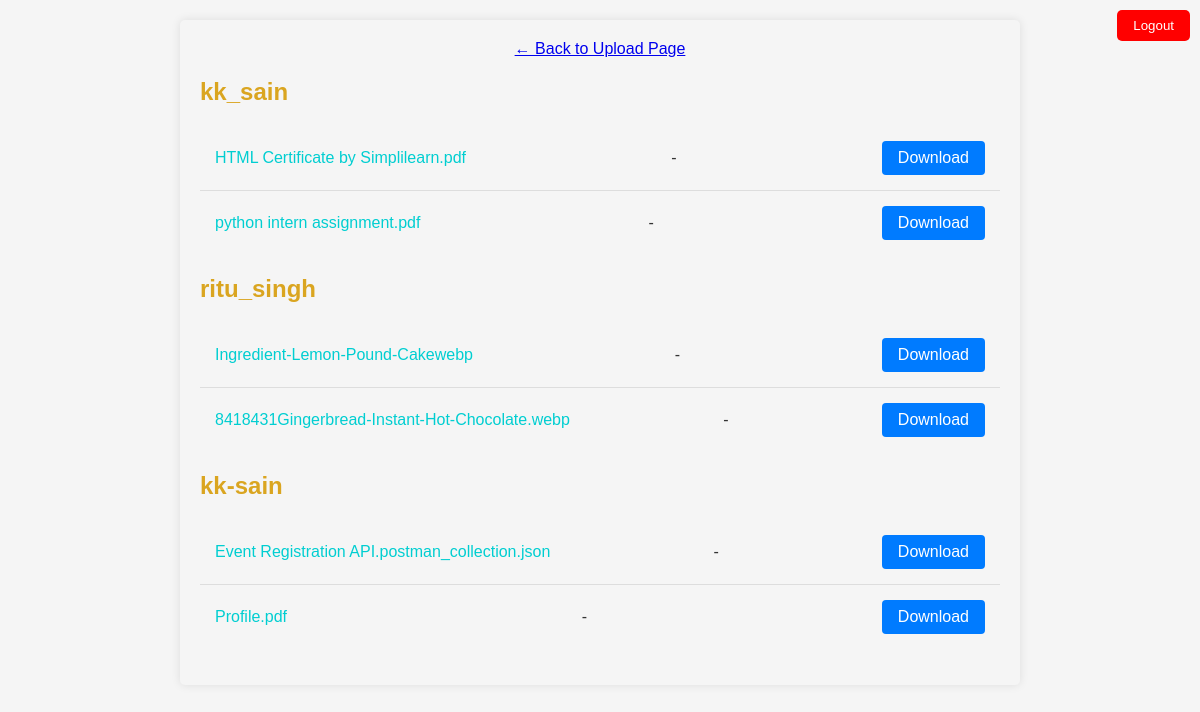
/files/ (signed in), run on the app's committed database.
### file_manager/models.py (models this page shows, shortened)
class UploadedFile(models.Model):
    user = models.ForeignKey(User, on_delete=models.CASCADE)
    name = models.CharField(max_length=255)
    file = models.FileField()
    uploaded_at = models.DateTimeField(auto_now_add=True)

### file_manager/views.py (the view)
# urls.py: path('files/', file_list, name='file_list'),
@login_required
def file_list(request):
    users = User.objects.all()
    users_with_files = {}
    for user in users:
        files = UploadedFile.objects.filter(user=user)
        users_with_files[user] = files
    return render(request, 'file_list.html', {'users_with_files': users_with_files})

### file_manager/templates/file_list.html (shortened to what this page needs)
<!DOCTYPE html>
<html lang="en">
  <head>
  </head>
  <body>
    <nav>
      <form action="{% url 'logout' %}" method="post">
        <button class="logout-btn" type="submit">Logout</button>
      </form>
    </nav>
    <div class="container">
      <a href="{% url 'upload_file' %}" class="back-btn">&#8592; Back to Upload Page</a>
      {% for user, files in users_with_files.items %}
        <h2>{{ user.username }}</h2>
        <ul>
          {% for file in files %}
            <li>
              <span class="file-name">{{ file.name }}</span> - <a href="{% url 'download_file' file.id %}" class="download-btn">Download</a>
            </li>
          {% endfor %}
        </ul>
      {% endfor %}
    </div>
  </body>
</html>

### file_manager/templates/file_list.html (style rules this page uses)
body { font-family: Arial, sans-serif; margin: 0; padding: 0; background-color: #f5f5f5; color: #333; }
.container { max-width: 800px; margin: 20px auto 0; padding: 20px; background-color: whitesmoke; border-radius: 5px; box-shadow: 0 0 10px rgba(0, 0, 0, 0.1); color: #333; }
.container h2 { color: goldenrod; }
.container ul { list-style-type: none; padding: 0; }
.container li { padding: 15px; border-bottom: 1px solid #ddd; display: flex; justify-content: space-between; align-items: center; }
.container li:last-child { border-bottom: none; }
.container .download-btn { padding: 8px 16px; background-color: #007bff; color: #fff; border: none; border-radius: 4px; text-decoration: none; transition: background-color 0.3s ease; }
.back-btn { display: block; margin-bottom: 20px; text-align: center; }
nav { position: absolute; top: 10px; right: 10px; }
.logout-btn { padding: 8px 16px; background-color: red; color: white; border: none; border-radius: 5px; cursor: pointer; }
.file-name { color: darkturquoise; text-decoration: none; }

### data on the page
UploadedFile: name "HTML Certificate by Simplilearn.pdf"
UploadedFile: name "python intern assignment.pdf"
UploadedFile: name "Ingredient-Lemon-Pound-Cakewebp"
UploadedFile: name "8418431Gingerbread-Instant-Hot-Chocolate.webp"
UploadedFile: name "Event Registration API.postman_collection.json"
UploadedFile: name "Profile.pdf"

### other printed values
{{ user.username }} "kk_sain"
{{ user.username }} "ritu_singh"
{{ user.username }} "kk-sain"
